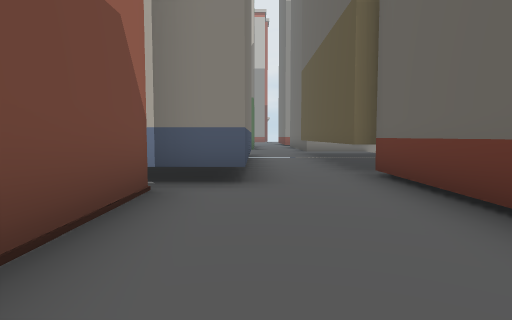
View 1 (above)

24 first-person views from a walk through a 3-D level made in the Unity game engine. The camera is 1.2 m above the floor, tilts 4° down and sees 75° across. The floor is counted in squares, 2 m on a side. Each view is taken from the middle of a square. On the plan, view 1 faces up. The plan holds only what a view shows up to about 10 squares ahead; the rest is blank. The place goes on beyond the plan. The player character is not drawn. Door leaves are left out, so doorways stand open. Some surface patterns are stand-ins.

View 2
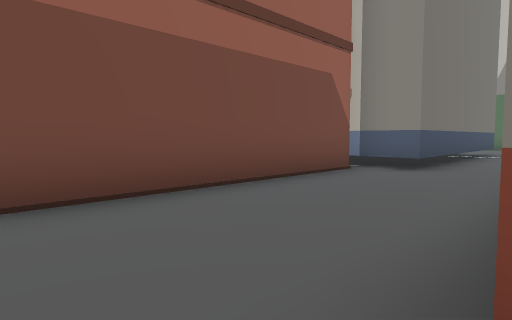

View 3
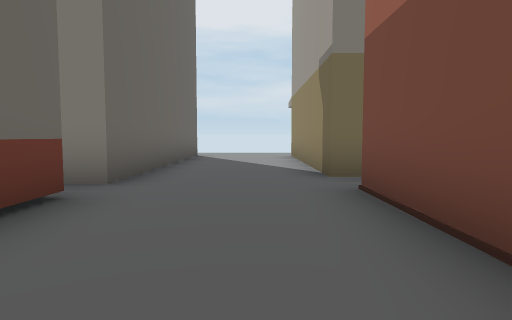

View 4
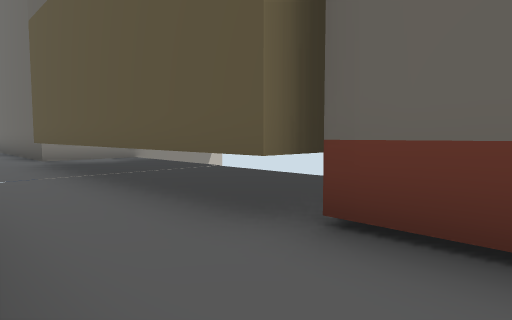

View 5
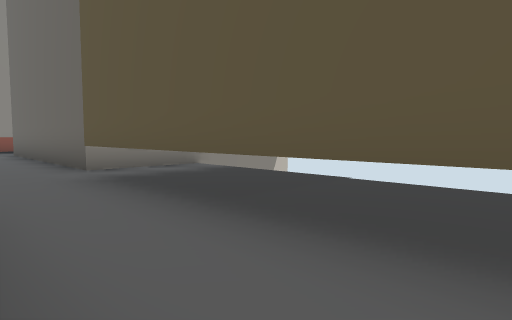

View 6
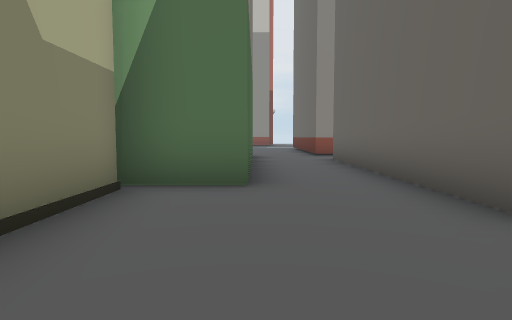

View 7
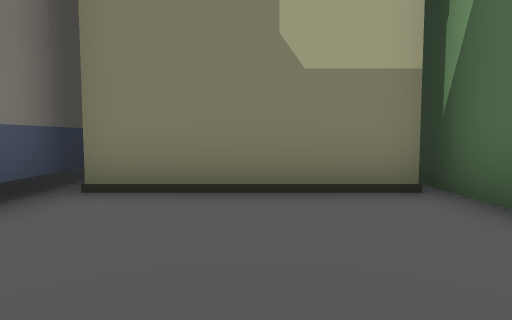

View 8
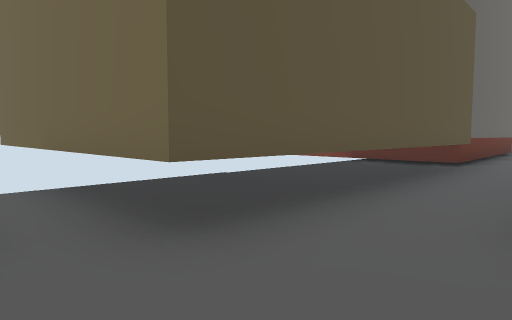

View 9
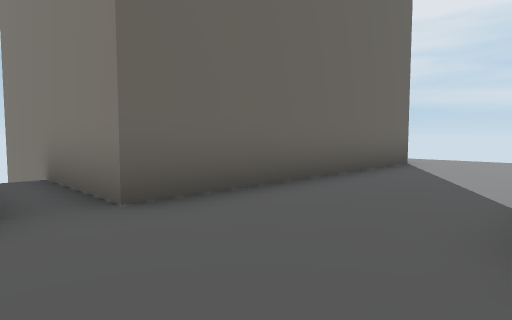

View 10
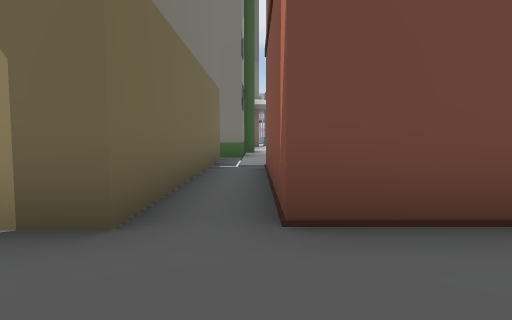

View 11
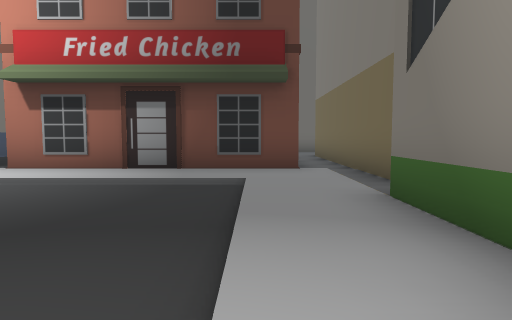

View 12
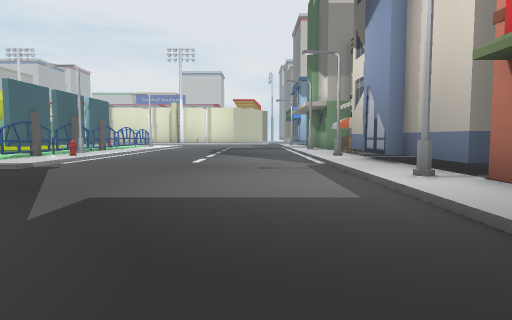

View 13
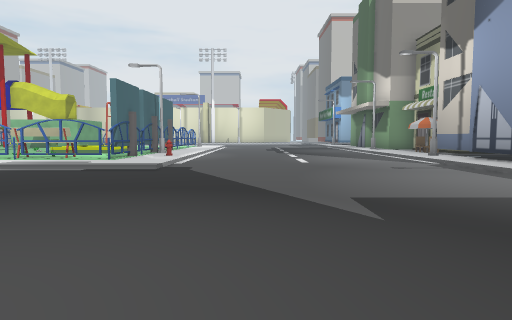

View 14
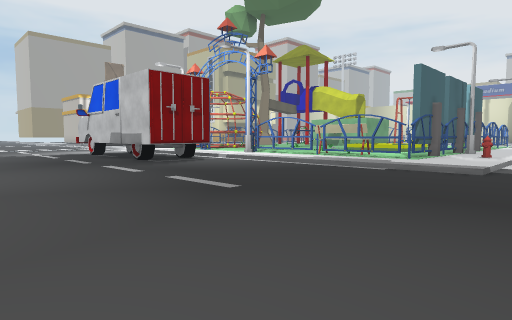

View 15
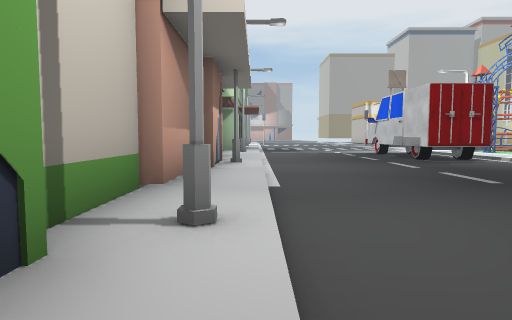

View 16
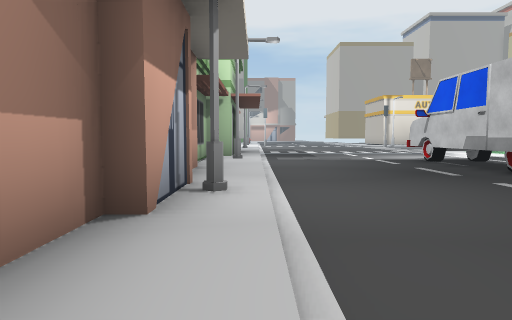

View 17
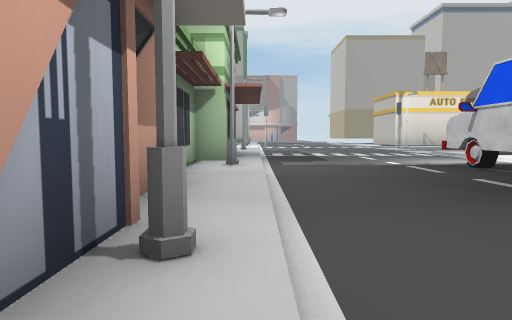

View 18
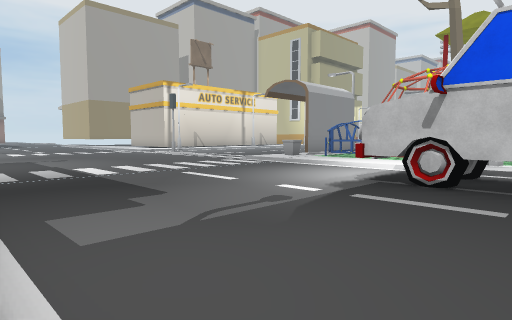

View 19
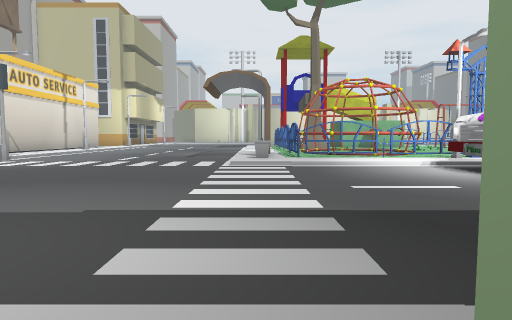

View 20
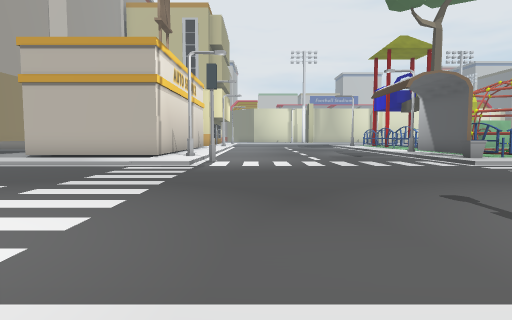

View 21
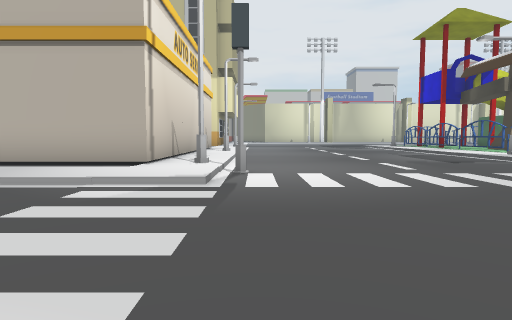

View 22
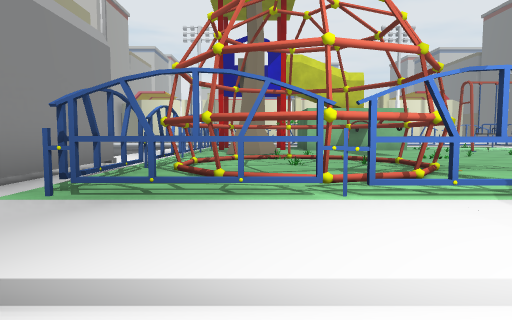

View 23
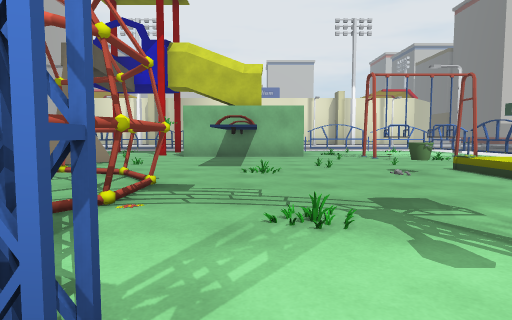

View 24
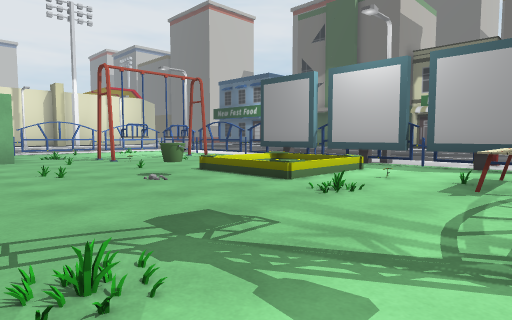

### Floor plan
Key: @ floor where view 1 was taken; # wall or solid block; x gap in a wall; . main floor; : floor 0.25 m higher than the main floor; / step, stairs or slope; D open door; ^ raised ledge; B building; S streetlight; H hydrant; E bench; T tree; O other object.
Columns run from 41 left of view 1 to 7 right of it. Each row starts with its distance up from view 1.
 21                                           ::
 20                                          B::
 19                     ::                    :B
 18                     O::                  B:B
 17               O:####::OOO#               B:B
 16               ::::O:O::O x               B:B
 15              TT::DO::::: x             BB::B
 14            :#:TO::OO:O:  #             B:::BBB
 13            :#:::::OO:O/  x             B::::::BBB
 12   B:.......::#OO#::::::  #:            B:::BBBBBB
 11   B:.......S:#:OO#::::///#S/           ::::B
 10   B:.......O:#:::#:::O:O:x:/           BB::B
  9 BBB:.......O:####:O::::E:#H/....../:B   B::B
  8 :::S#......OOOO###::  xEEO:/....../B    B::B
  7 ::::.......::::::S: O::::::/....../B    B::B
  6 ////.......///////  ////////....../:B   B::B
  5 ................##  #............./:B  BB::BBBBB
  4 ................##^##............./S    :::B
  3  ................................./:#  #:::B
  2   ................................/:#  #:::B
  1   ................................/:#  #:::B
  0    .............................../:#  #:@:B
 -1     ///   /// ///S////S/////S//////:####:::B
 -2      :     :B BB::::::BB:::::B :::::::::::::::BBB
 -3                 BBBBBB  BBBBB  BB:BBBBBBB::BBB
 -4                                         B::B
 -5                                         B::B
 -6                                         B::B

Positions as (right, up) in squares from view 1, and headings:
1: (0, 0), facing up
2: (2, -2), facing up-left
3: (0, 2), facing down
4: (0, 4), facing up-right
5: (0, 7), facing up-right
6: (0, 11), facing up
7: (2, 13), facing left
8: (0, 13), facing down-right
9: (-1, -1), facing down-right
10: (1, -2), facing left
11: (-12, -1), facing right
12: (-9, -1), facing up
13: (-12, -1), facing up
14: (-13, 0), facing up-left
15: (-11, -1), facing left
16: (-15, -1), facing left
17: (-17, -1), facing left
18: (-23, -1), facing up-left
19: (-30, -2), facing up
20: (-36, -2), facing up
21: (-37, 2), facing up
22: (-27, 5), facing up
23: (-23, 7), facing up
24: (-23, 8), facing up-right
